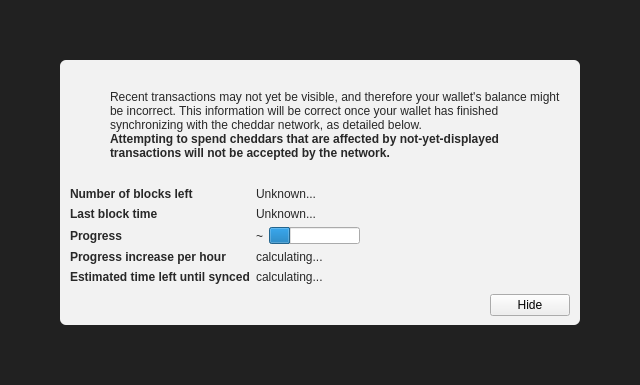
<?xml version="1.0" encoding="UTF-8"?>
<ui version="4.0">
 <class>ModalOverlay</class>
 <widget class="ModalOverlay" name="ModalOverlay">
  <property name="geometry">
   <rect>
    <x>0</x>
    <y>0</y>
    <width>640</width>
    <height>385</height>
   </rect>
  </property>
  <property name="windowTitle">
   <string>Form</string>
  </property>
  <layout class="QVBoxLayout" name="verticalLayout" stretch="0">
   <property name="sizeConstraint">
    <enum>QLayout::SetDefaultConstraint</enum>
   </property>
   <property name="leftMargin">
    <number>0</number>
   </property>
   <property name="topMargin">
    <number>0</number>
   </property>
   <property name="rightMargin">
    <number>0</number>
   </property>
   <property name="bottomMargin">
    <number>0</number>
   </property>
   <item>
    <widget class="QWidget" name="bgWidget" native="true">
     <property name="styleSheet">
      <string notr="true">#bgWidget { background: rgba(0,0,0,220); }</string>
     </property>
     <layout class="QVBoxLayout" name="verticalLayoutMain" stretch="1">
      <property name="leftMargin">
       <number>60</number>
      </property>
      <property name="topMargin">
       <number>60</number>
      </property>
      <property name="rightMargin">
       <number>60</number>
      </property>
      <property name="bottomMargin">
       <number>60</number>
      </property>
      <item>
       <widget class="QWidget" name="contentWidget" native="true">
        <property name="styleSheet">
         <string notr="true">#contentWidget { background: rgba(255,255,255,240); border-radius: 6px; }

QLabel { color: rgb(40,40,40);  }</string>
        </property>
        <layout class="QVBoxLayout" name="verticalLayoutSub" stretch="1,0,0,0">
         <property name="spacing">
          <number>0</number>
         </property>
         <property name="leftMargin">
          <number>10</number>
         </property>
         <property name="topMargin">
          <number>10</number>
         </property>
         <property name="rightMargin">
          <number>10</number>
         </property>
         <property name="bottomMargin">
          <number>10</number>
         </property>
         <item>
          <layout class="QHBoxLayout" name="horizontalLayoutIconText" stretch="0,1">
           <property name="topMargin">
            <number>20</number>
           </property>
           <item>
            <layout class="QVBoxLayout" name="verticalLayoutIcon">
             <property name="leftMargin">
              <number>0</number>
             </property>
             <item>
              <widget class="QPushButton" name="warningIcon">
               <property name="enabled">
                <bool>false</bool>
               </property>
               <property name="text">
                <string/>
               </property>
               <property name="icon">
                <iconset>
                 <normaloff>:/icons/warning</normaloff>
                 <disabledoff>:/icons/warning</disabledoff>:/icons/warning</iconset>
               </property>
               <property name="iconSize">
                <size>
                 <width>48</width>
                 <height>48</height>
                </size>
               </property>
               <property name="flat">
                <bool>true</bool>
               </property>
              </widget>
             </item>
             <item>
              <spacer name="verticalSpacerWarningIcon">
               <property name="orientation">
                <enum>Qt::Vertical</enum>
               </property>
               <property name="sizeHint" stdset="0">
                <size>
                 <width>20</width>
                 <height>40</height>
                </size>
               </property>
              </spacer>
             </item>
            </layout>
           </item>
           <item>
            <layout class="QVBoxLayout" name="verticalLayoutInfoText">
             <property name="leftMargin">
              <number>0</number>
             </property>
             <property name="topMargin">
              <number>0</number>
             </property>
             <item>
              <widget class="QLabel" name="infoText">
               <property name="text">
                <string>Recent transactions may not yet be visible, and therefore your wallet's balance might be incorrect. This information will be correct once your wallet has finished synchronizing with the cheddar network, as detailed below.</string>
               </property>
               <property name="textFormat">
                <enum>Qt::RichText</enum>
               </property>
               <property name="wordWrap">
                <bool>true</bool>
               </property>
              </widget>
             </item>
             <item>
              <widget class="QLabel" name="infoTextStrong">
               <property name="font">
                <font>
                 <weight>75</weight>
                 <bold>true</bold>
                </font>
               </property>
               <property name="text">
                <string>Attempting to spend cheddars that are affected by not-yet-displayed transactions will not be accepted by the network.</string>
               </property>
               <property name="textFormat">
                <enum>Qt::RichText</enum>
               </property>
               <property name="wordWrap">
                <bool>true</bool>
               </property>
              </widget>
             </item>
             <item>
              <spacer name="verticalSpacerInTextSpace">
               <property name="orientation">
                <enum>Qt::Vertical</enum>
               </property>
               <property name="sizeHint" stdset="0">
                <size>
                 <width>20</width>
                 <height>40</height>
                </size>
               </property>
              </spacer>
             </item>
            </layout>
           </item>
          </layout>
         </item>
         <item>
          <spacer name="verticalSpacerAfterText">
           <property name="orientation">
            <enum>Qt::Vertical</enum>
           </property>
           <property name="sizeHint" stdset="0">
            <size>
             <width>20</width>
             <height>40</height>
            </size>
           </property>
          </spacer>
         </item>
         <item>
          <layout class="QFormLayout" name="formLayout">
           <property name="fieldGrowthPolicy">
            <enum>QFormLayout::FieldsStayAtSizeHint</enum>
           </property>
           <property name="horizontalSpacing">
            <number>6</number>
           </property>
           <property name="verticalSpacing">
            <number>6</number>
           </property>
           <property name="topMargin">
            <number>10</number>
           </property>
           <item row="0" column="0">
            <widget class="QLabel" name="labelNumberOfBlocksLeft">
             <property name="font">
              <font>
               <weight>75</weight>
               <bold>true</bold>
              </font>
             </property>
             <property name="text">
              <string>Number of blocks left</string>
             </property>
            </widget>
           </item>
           <item row="0" column="1">
            <widget class="QLabel" name="numberOfBlocksLeft">
             <property name="text">
              <string>Unknown...</string>
             </property>
            </widget>
           </item>
           <item row="1" column="0">
            <widget class="QLabel" name="labelLastBlockTime">
             <property name="font">
              <font>
               <weight>75</weight>
               <bold>true</bold>
              </font>
             </property>
             <property name="text">
              <string>Last block time</string>
             </property>
            </widget>
           </item>
           <item row="1" column="1">
            <widget class="QLabel" name="newestBlockDate">
             <property name="sizePolicy">
              <sizepolicy hsizetype="Maximum" vsizetype="Preferred">
               <horstretch>0</horstretch>
               <verstretch>0</verstretch>
              </sizepolicy>
             </property>
             <property name="text">
              <string>Unknown...</string>
             </property>
            </widget>
           </item>
           <item row="2" column="0">
            <widget class="QLabel" name="labelSyncDone">
             <property name="font">
              <font>
               <weight>75</weight>
               <bold>true</bold>
              </font>
             </property>
             <property name="text">
              <string>Progress</string>
             </property>
            </widget>
           </item>
           <item row="2" column="1">
            <layout class="QHBoxLayout" name="horizontalLayoutSync" stretch="0,1">
             <item>
              <widget class="QLabel" name="percentageProgress">
               <property name="text">
                <string notr="true">~</string>
               </property>
              </widget>
             </item>
             <item>
              <widget class="QProgressBar" name="progressBar">
               <property name="value">
                <number>24</number>
               </property>
               <property name="format">
                <string/>
               </property>
              </widget>
             </item>
            </layout>
           </item>
           <item row="4" column="0">
            <widget class="QLabel" name="labelProgressIncrease">
             <property name="font">
              <font>
               <weight>75</weight>
               <bold>true</bold>
              </font>
             </property>
             <property name="text">
              <string>Progress increase per hour</string>
             </property>
            </widget>
           </item>
           <item row="4" column="1">
            <widget class="QLabel" name="progressIncreasePerH">
             <property name="text">
              <string>calculating...</string>
             </property>
            </widget>
           </item>
           <item row="5" column="0">
            <widget class="QLabel" name="labelEstimatedTimeLeft">
             <property name="font">
              <font>
               <weight>75</weight>
               <bold>true</bold>
              </font>
             </property>
             <property name="text">
              <string>Estimated time left until synced</string>
             </property>
            </widget>
           </item>
           <item row="5" column="1">
            <widget class="QLabel" name="expectedTimeLeft">
             <property name="text">
              <string>calculating...</string>
             </property>
            </widget>
           </item>
          </layout>
         </item>
         <item>
          <layout class="QHBoxLayout" name="horizontalLayoutButtons">
           <property name="leftMargin">
            <number>10</number>
           </property>
           <property name="topMargin">
            <number>10</number>
           </property>
           <item>
            <spacer name="horizontalSpacer">
             <property name="orientation">
              <enum>Qt::Horizontal</enum>
             </property>
             <property name="sizeHint" stdset="0">
              <size>
               <width>40</width>
               <height>20</height>
              </size>
             </property>
            </spacer>
           </item>
           <item>
            <widget class="QPushButton" name="closeButton">
             <property name="text">
              <string>Hide</string>
             </property>
            </widget>
           </item>
          </layout>
         </item>
        </layout>
       </widget>
      </item>
     </layout>
    </widget>
   </item>
  </layout>
 </widget>
 <customwidgets>
  <customwidget>
   <class>ModalOverlay</class>
   <extends>QWidget</extends>
   <header>modaloverlay.h</header>
   <container>1</container>
  </customwidget>
 </customwidgets>
 <resources/>
 <connections/>
</ui>
